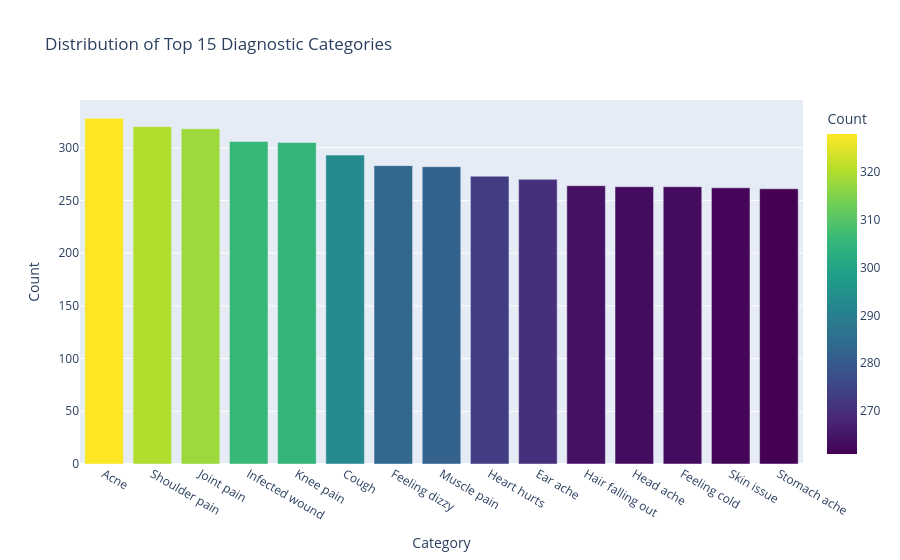
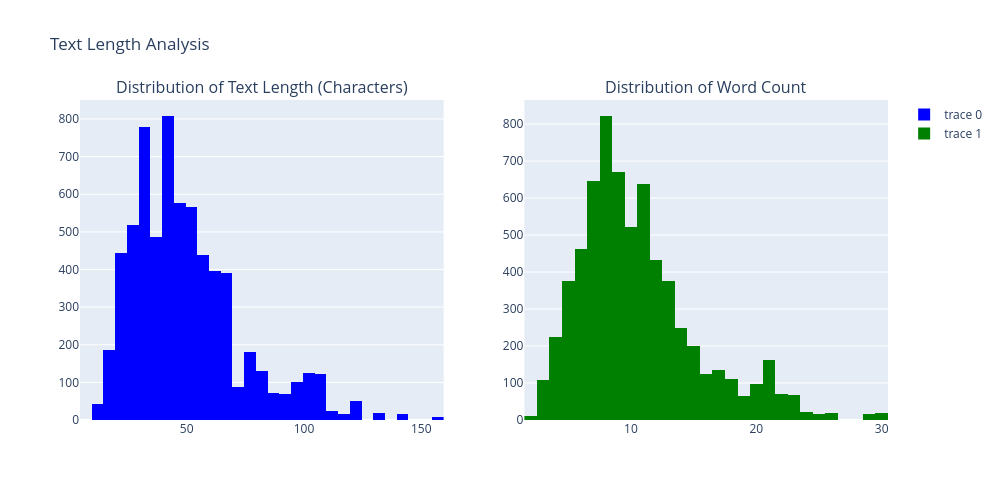

The notebook cell these images were saved under, in order:
### Markdown cell above
### 2.2 Data Visualization

**Purpose:** Visualize the class distribution and text characteristics to gain a better understanding of our dataset.

### Code cell
# Visualize class distribution (top 15 categories)
top_n = 15  # Set the number of top diagnostic categories to display in our visualization
top_categories = class_distribution.head(top_n).reset_index()  # Extract the 15 most frequent diagnostic categories and reset index to create a clean dataframe
top_categories.columns = ['Category', 'Count']  # Rename columns to more descriptive names for clarity in visualization

# Create an interactive bar chart showing the distribution of diagnostic categories
fig = px.bar(top_categories, x='Category', y='Count', 
             title=f'Distribution of Top {top_n} Diagnostic Categories',  # Dynamic title that shows exactly how many categories we're displaying
             color='Count', color_continuous_scale='viridis')  # Color bars based on count values using a professional color scheme
fig.update_layout(xaxis={'categoryorder':'total descending'})  # Ensure categories are ordered from highest to lowest count for better readability
fig.show()  # Display the interactive chart

# Calculate text length metrics for preprocessing insights
df['text_length'] = df['phrase'].apply(len)  # Count the number of characters in each patient symptom description
df['word_count'] = df['phrase'].apply(lambda x: len(str(x).split()))  # Count the number of words in each patient symptom description by splitting on spaces

# Visualize text length distribution using subplots for comprehensive analysis
fig = make_subplots(rows=1, cols=2, 
                    subplot_titles=('Distribution of Text Length (Characters)', 
                                  'Distribution of Word Count'))  # Create side-by-side histograms with descriptive titles

# Add histogram for character length distribution
fig.add_trace(
    go.Histogram(x=df['text_length'], nbinsx=30, marker_color='blue'),  # Create histogram with 30 bins to show character length distribution patterns
    row=1, col=1  # Place in the first subplot position
)

# Add histogram for word count distribution
fig.add_trace(
    go.Histogram(x=df['word_count'], nbinsx=30, marker_color='green'),  # Create histogram with 30 bins to show word count distribution patterns
    row=1, col=2  # Place in the second subplot position
)

fig.update_layout(height=500, width=1000, title_text="Text Length Analysis")  # Set figure dimensions and overall title for the analysis
fig.show()  # Display the comprehensive text length analysis

# Remove temporary columns to keep dataset clean
df.drop(['text_length', 'word_count'], axis=1, inplace=True)  # Delete the temporary analysis columns since we only needed them for visualization, not for model training

### Figure 1 — Plotly figure (JSON) as saved in the notebook; plotly's stock layout.template omitted (floating-point values rounded to 4 significant figures)
{"data": [{"alignmentgroup": "True", "hovertemplate": "Category=%{x}<br>Count=%{marker.color}<extra></extra>", "legendgroup": "", "marker": {"color": [328, 320, 318, 306, 305, 293, 283, 282, 273, 270, 264, 263, 263, 262, 261], "coloraxis": "coloraxis", "pattern": {"shape": ""}}, "name": "", "offsetgroup": "", "orientation": "v", "showlegend": false, "textposition": "auto", "type": "bar", "x": ["Acne", "Shoulder pain", "Joint pain", "Infected wound", "Knee pain", "Cough", "Feeling dizzy", "Muscle pain", "Heart hurts", "Ear ache", "Hair falling out", "Head ache", "Feeling cold", "Skin issue", "Stomach ache"], "xaxis": "x", "y": [328, 320, 318, 306, 305, 293, 283, 282, 273, 270, 264, 263, 263, 262, 261], "yaxis": "y"}], "layout": {"barmode": "relative", "coloraxis": {"colorbar": {"title": {"text": "Count"}}, "colorscale": [[0, "#440154"], [0.1111, "#482878"], [0.2222, "#3e4989"], [0.3333, "#31688e"], [0.4444, "#26828e"], [0.5556, "#1f9e89"], [0.6667, "#35b779"], [0.7778, "#6ece58"], [0.8889, "#b5de2b"], [1, "#fde725"]]}, "legend": {"tracegroupgap": 0}, "title": {"text": "Distribution of Top 15 Diagnostic Categories"}, "xaxis": {"anchor": "y", "categoryorder": "total descending", "domain": [0, 1], "title": {"text": "Category"}}, "yaxis": {"anchor": "x", "domain": [0, 1], "title": {"text": "Count"}}}}

### Figure 2 — Plotly figure (JSON) as saved in the notebook; plotly's stock layout.template omitted (floating-point values rounded to 4 significant figures; data arrays with more than 128 entries replaced by an {"elided": "..."} marker saying what was removed)
{"data": [{"marker": {"color": "blue"}, "nbinsx": 30, "type": "histogram", "x": {"elided": "6661 int values"}, "xaxis": "x", "yaxis": "y"}, {"marker": {"color": "green"}, "nbinsx": 30, "type": "histogram", "x": {"elided": "6661 int values"}, "xaxis": "x2", "yaxis": "y2"}], "layout": {"annotations": [{"font": {"size": 16}, "showarrow": false, "text": "Distribution of Text Length (Characters)", "x": 0.225, "xanchor": "center", "xref": "paper", "y": 1, "yanchor": "bottom", "yref": "paper"}, {"font": {"size": 16}, "showarrow": false, "text": "Distribution of Word Count", "x": 0.775, "xanchor": "center", "xref": "paper", "y": 1, "yanchor": "bottom", "yref": "paper"}], "height": 500, "title": {"text": "Text Length Analysis"}, "width": 1000, "xaxis": {"anchor": "y", "domain": [0, 0.45]}, "xaxis2": {"anchor": "y2", "domain": [0.55, 1]}, "yaxis": {"anchor": "x", "domain": [0, 1]}, "yaxis2": {"anchor": "x2", "domain": [0, 1]}}}
